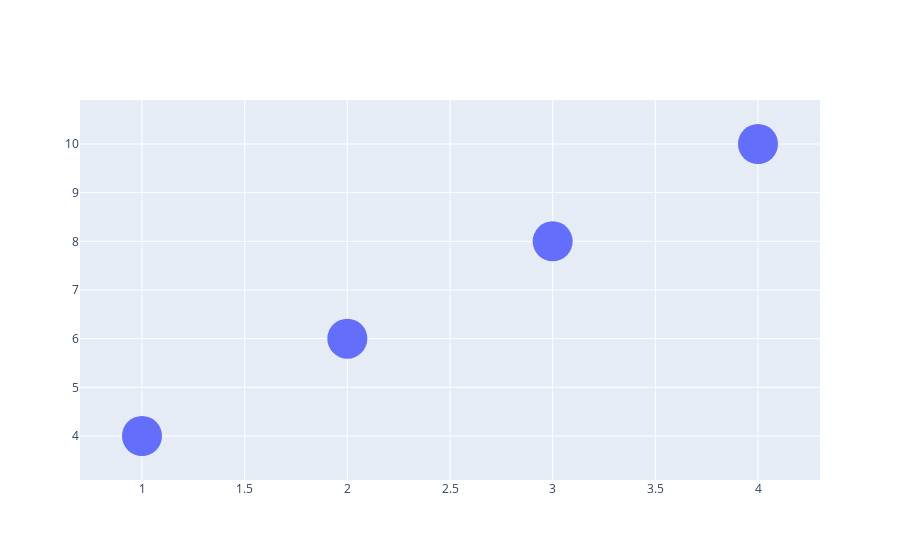

The notebook cell saved with this chart:
### Code cell
fig = go.Figure(go.Scatter( x=x,y=y, mode = "markers", marker_size = 40, text = ['A','B','C','D']))
fig.show()

### Figure 1 — Plotly figure (JSON) as saved in the notebook; plotly's stock layout.template omitted (floating-point values rounded to 4 significant figures)
{"data": [{"marker": {"size": 40}, "mode": "markers", "text": ["A", "B", "C", "D"], "type": "scatter", "x": [1, 2, 3, 4], "y": [4, 6, 8, 10]}], "layout": {"autosize": true, "xaxis": {"autorange": true, "range": [0.5736, 4.426], "type": "linear"}, "yaxis": {"autorange": true, "range": [2.179, 11.82], "type": "linear"}}}
